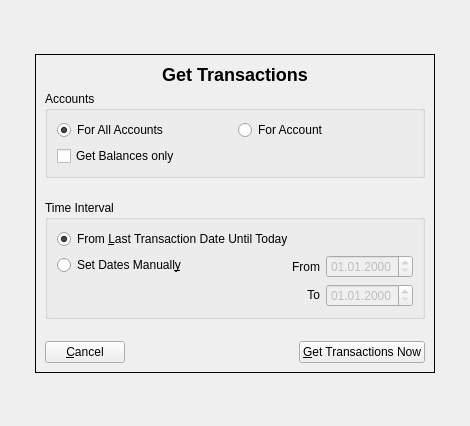
<ui version="4.0" >
 <comment>This widget is used for specifiying the accounts and the period of time the bank transfers should be updated.</comment>
 <class>GuiGetTransactionsBase</class>
 <widget class="QWidget" name="GuiGetTransactionsBase" >
  <property name="geometry" >
   <rect>
    <x>0</x>
    <y>0</y>
    <width>470</width>
    <height>426</height>
   </rect>
  </property>
  <property name="windowTitle" >
   <string>Form2</string>
  </property>
  <layout class="QGridLayout" >
   <property name="leftMargin" >
    <number>9</number>
   </property>
   <property name="topMargin" >
    <number>9</number>
   </property>
   <property name="rightMargin" >
    <number>9</number>
   </property>
   <property name="bottomMargin" >
    <number>9</number>
   </property>
   <property name="horizontalSpacing" >
    <number>6</number>
   </property>
   <property name="verticalSpacing" >
    <number>6</number>
   </property>
   <item row="1" column="1" colspan="2" >
    <widget class="QFrame" name="frame11" >
     <property name="minimumSize" >
      <size>
       <width>400</width>
       <height>300</height>
      </size>
     </property>
     <property name="frameShape" >
      <enum>QFrame::Box</enum>
     </property>
     <property name="frameShadow" >
      <enum>QFrame::Plain</enum>
     </property>
     <property name="lineWidth" >
      <number>1</number>
     </property>
     <property name="midLineWidth" >
      <number>0</number>
     </property>
     <layout class="QVBoxLayout" >
      <property name="spacing" >
       <number>6</number>
      </property>
      <property name="leftMargin" >
       <number>9</number>
      </property>
      <property name="topMargin" >
       <number>9</number>
      </property>
      <property name="rightMargin" >
       <number>9</number>
      </property>
      <property name="bottomMargin" >
       <number>9</number>
      </property>
      <item>
       <widget class="QLabel" name="textLabelTitle" >
        <property name="sizePolicy" >
         <sizepolicy vsizetype="Expanding" hsizetype="Expanding" >
          <horstretch>0</horstretch>
          <verstretch>0</verstretch>
         </sizepolicy>
        </property>
        <property name="text" >
         <string>&lt;p align="center">&lt;h2>Get Transactions&lt;/h2>&lt;/p></string>
        </property>
        <property name="wordWrap" >
         <bool>false</bool>
        </property>
       </widget>
      </item>
      <item>
       <widget class="QGroupBox" name="groupBox_2" >
        <property name="title" >
         <string>Accounts</string>
        </property>
        <layout class="QVBoxLayout" >
         <property name="spacing" >
          <number>6</number>
         </property>
         <property name="leftMargin" >
          <number>9</number>
         </property>
         <property name="topMargin" >
          <number>9</number>
         </property>
         <property name="rightMargin" >
          <number>9</number>
         </property>
         <property name="bottomMargin" >
          <number>9</number>
         </property>
         <item>
          <layout class="QHBoxLayout" >
           <property name="spacing" >
            <number>6</number>
           </property>
           <property name="leftMargin" >
            <number>0</number>
           </property>
           <property name="topMargin" >
            <number>0</number>
           </property>
           <property name="rightMargin" >
            <number>0</number>
           </property>
           <property name="bottomMargin" >
            <number>0</number>
           </property>
           <item>
            <widget class="QRadioButton" name="radioButtonAllAccounts" >
             <property name="text" >
              <string>For All Accounts</string>
             </property>
             <property name="checked" >
              <bool>true</bool>
             </property>
            </widget>
           </item>
           <item>
            <widget class="QRadioButton" name="radioButtonAccount" >
             <property name="text" >
              <string>For Account</string>
             </property>
            </widget>
           </item>
          </layout>
         </item>
         <item>
          <widget class="QCheckBox" name="checkBoxBalancesOnly" >
           <property name="text" >
            <string>Get Balances only</string>
           </property>
          </widget>
         </item>
        </layout>
       </widget>
      </item>
      <item>
       <spacer>
        <property name="orientation" >
         <enum>Qt::Vertical</enum>
        </property>
        <property name="sizeType" >
         <enum>QSizePolicy::Fixed</enum>
        </property>
        <property name="sizeHint" >
         <size>
          <width>20</width>
          <height>16</height>
         </size>
        </property>
       </spacer>
      </item>
      <item>
       <widget class="QGroupBox" name="groupBox" >
        <property name="title" >
         <string>Time Interval</string>
        </property>
        <layout class="QVBoxLayout" >
         <property name="spacing" >
          <number>6</number>
         </property>
         <property name="leftMargin" >
          <number>9</number>
         </property>
         <property name="topMargin" >
          <number>9</number>
         </property>
         <property name="rightMargin" >
          <number>9</number>
         </property>
         <property name="bottomMargin" >
          <number>9</number>
         </property>
         <item>
          <widget class="QRadioButton" name="radioButtonUpdate" >
           <property name="text" >
            <string>From &amp;Last Transaction Date Until Today</string>
           </property>
           <property name="checked" >
            <bool>true</bool>
           </property>
          </widget>
         </item>
         <item>
          <layout class="QGridLayout" >
           <property name="leftMargin" >
            <number>0</number>
           </property>
           <property name="topMargin" >
            <number>0</number>
           </property>
           <property name="rightMargin" >
            <number>0</number>
           </property>
           <property name="bottomMargin" >
            <number>0</number>
           </property>
           <property name="horizontalSpacing" >
            <number>6</number>
           </property>
           <property name="verticalSpacing" >
            <number>6</number>
           </property>
           <item row="1" column="0" >
            <spacer>
             <property name="orientation" >
              <enum>Qt::Vertical</enum>
             </property>
             <property name="sizeHint" >
              <size>
               <width>20</width>
               <height>16</height>
              </size>
             </property>
            </spacer>
           </item>
           <item rowspan="2" row="0" column="1" >
            <layout class="QGridLayout" >
             <property name="leftMargin" >
              <number>0</number>
             </property>
             <property name="topMargin" >
              <number>0</number>
             </property>
             <property name="rightMargin" >
              <number>0</number>
             </property>
             <property name="bottomMargin" >
              <number>0</number>
             </property>
             <property name="horizontalSpacing" >
              <number>6</number>
             </property>
             <property name="verticalSpacing" >
              <number>6</number>
             </property>
             <item row="0" column="1" >
              <widget class="QDateEdit" name="dateEditFromDate" >
               <property name="enabled" >
                <bool>false</bool>
               </property>
               <property name="displayFormat" >
                <string>dd.MM.yyyy</string>
               </property>
               <property name="date" >
                <date>
                 <year>2000</year>
                 <month>1</month>
                 <day>1</day>
                </date>
               </property>
              </widget>
             </item>
             <item row="1" column="0" >
              <widget class="QLabel" name="textLabelUntil" >
               <property name="sizePolicy" >
                <sizepolicy vsizetype="Fixed" hsizetype="Expanding" >
                 <horstretch>0</horstretch>
                 <verstretch>0</verstretch>
                </sizepolicy>
               </property>
               <property name="text" >
                <string>To</string>
               </property>
               <property name="alignment" >
                <set>Qt::AlignRight|Qt::AlignTrailing|Qt::AlignVCenter</set>
               </property>
               <property name="wordWrap" >
                <bool>false</bool>
               </property>
              </widget>
             </item>
             <item row="1" column="1" >
              <widget class="QDateEdit" name="dateEditToDate" >
               <property name="enabled" >
                <bool>false</bool>
               </property>
               <property name="displayFormat" >
                <string>dd.MM.yyyy</string>
               </property>
               <property name="date" >
                <date>
                 <year>2000</year>
                 <month>1</month>
                 <day>1</day>
                </date>
               </property>
              </widget>
             </item>
             <item row="0" column="0" >
              <widget class="QLabel" name="textLabel1" >
               <property name="text" >
                <string>From</string>
               </property>
               <property name="alignment" >
                <set>Qt::AlignRight|Qt::AlignTrailing|Qt::AlignVCenter</set>
               </property>
               <property name="wordWrap" >
                <bool>false</bool>
               </property>
              </widget>
             </item>
            </layout>
           </item>
           <item row="0" column="0" >
            <widget class="QRadioButton" name="radioButtonDated" >
             <property name="text" >
              <string>Set Dates Manuall&amp;y</string>
             </property>
            </widget>
           </item>
          </layout>
         </item>
        </layout>
       </widget>
      </item>
      <item>
       <spacer>
        <property name="orientation" >
         <enum>Qt::Vertical</enum>
        </property>
        <property name="sizeType" >
         <enum>QSizePolicy::Fixed</enum>
        </property>
        <property name="sizeHint" >
         <size>
          <width>21</width>
          <height>16</height>
         </size>
        </property>
       </spacer>
      </item>
      <item>
       <layout class="QHBoxLayout" >
        <property name="spacing" >
         <number>6</number>
        </property>
        <property name="leftMargin" >
         <number>0</number>
        </property>
        <property name="topMargin" >
         <number>0</number>
        </property>
        <property name="rightMargin" >
         <number>0</number>
        </property>
        <property name="bottomMargin" >
         <number>0</number>
        </property>
        <item>
         <widget class="QPushButton" name="buttonCancel" >
          <property name="text" >
           <string>&amp;Cancel</string>
          </property>
          <property name="shortcut" >
           <string>Alt+C</string>
          </property>
         </widget>
        </item>
        <item>
         <spacer>
          <property name="orientation" >
           <enum>Qt::Horizontal</enum>
          </property>
          <property name="sizeType" >
           <enum>QSizePolicy::Expanding</enum>
          </property>
          <property name="sizeHint" >
           <size>
            <width>40</width>
            <height>20</height>
           </size>
          </property>
         </spacer>
        </item>
        <item>
         <widget class="QPushButton" name="buttonGet" >
          <property name="sizePolicy" >
           <sizepolicy vsizetype="Fixed" hsizetype="Fixed" >
            <horstretch>0</horstretch>
            <verstretch>0</verstretch>
           </sizepolicy>
          </property>
          <property name="text" >
           <string>&amp;Get Transactions Now</string>
          </property>
         </widget>
        </item>
       </layout>
      </item>
     </layout>
    </widget>
   </item>
   <item row="2" column="2" >
    <spacer>
     <property name="orientation" >
      <enum>Qt::Vertical</enum>
     </property>
     <property name="sizeType" >
      <enum>QSizePolicy::Expanding</enum>
     </property>
     <property name="sizeHint" >
      <size>
       <width>20</width>
       <height>16</height>
      </size>
     </property>
    </spacer>
   </item>
   <item row="1" column="3" >
    <spacer>
     <property name="orientation" >
      <enum>Qt::Horizontal</enum>
     </property>
     <property name="sizeType" >
      <enum>QSizePolicy::Expanding</enum>
     </property>
     <property name="sizeHint" >
      <size>
       <width>16</width>
       <height>20</height>
      </size>
     </property>
    </spacer>
   </item>
   <item row="1" column="0" >
    <spacer>
     <property name="orientation" >
      <enum>Qt::Horizontal</enum>
     </property>
     <property name="sizeType" >
      <enum>QSizePolicy::Expanding</enum>
     </property>
     <property name="sizeHint" >
      <size>
       <width>16</width>
       <height>20</height>
      </size>
     </property>
    </spacer>
   </item>
   <item row="0" column="1" >
    <spacer>
     <property name="orientation" >
      <enum>Qt::Vertical</enum>
     </property>
     <property name="sizeType" >
      <enum>QSizePolicy::Expanding</enum>
     </property>
     <property name="sizeHint" >
      <size>
       <width>20</width>
       <height>16</height>
      </size>
     </property>
    </spacer>
   </item>
  </layout>
 </widget>
 <layoutdefault spacing="6" margin="11" />
 <pixmapfunction>qPixmapFromMimeSource</pixmapfunction>
 <resources/>
 <connections/>
</ui>
